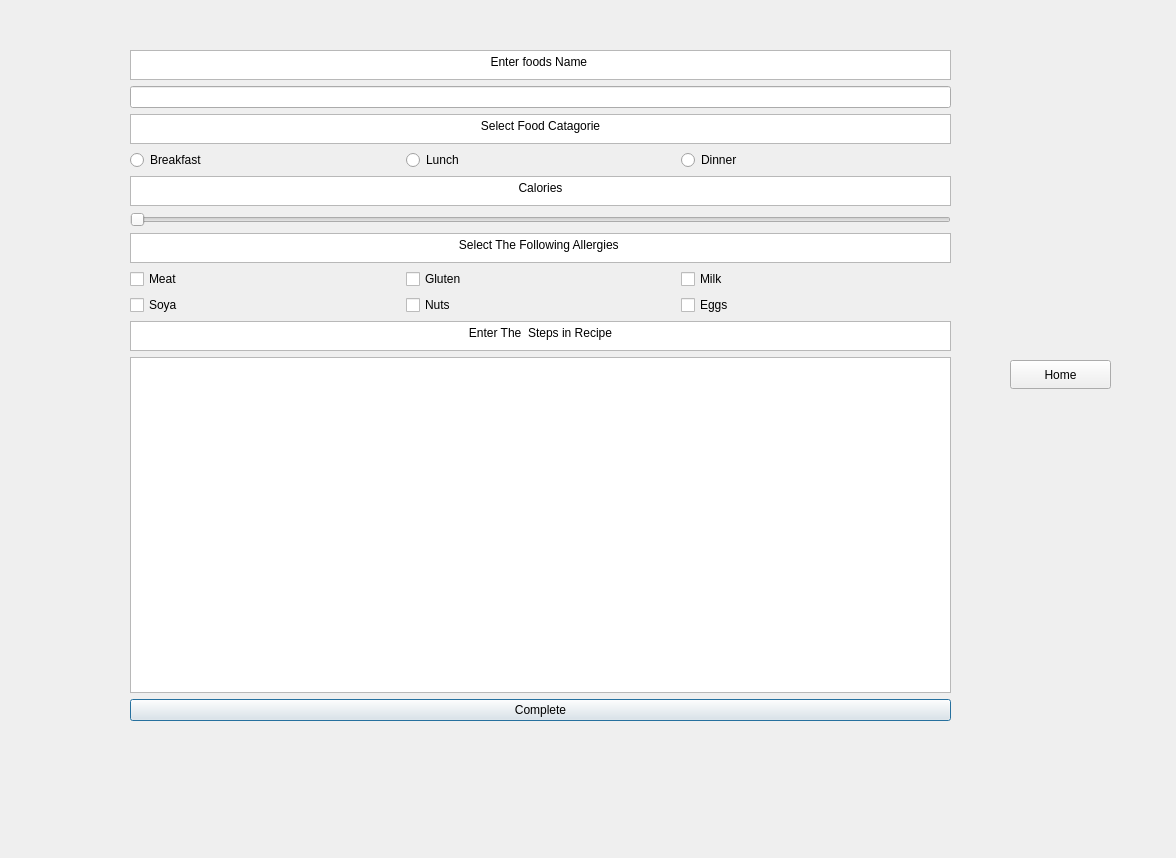
<?xml version="1.0" encoding="UTF-8"?>
<ui version="4.0">
 <class>recipeCreator</class>
 <widget class="QDialog" name="recipeCreator">
  <property name="geometry">
   <rect>
    <x>0</x>
    <y>0</y>
    <width>1176</width>
    <height>858</height>
   </rect>
  </property>
  <property name="windowTitle">
   <string>Dialog</string>
  </property>
  <widget class="QWidget" name="gridLayoutWidget">
   <property name="geometry">
    <rect>
     <x>130</x>
     <y>50</y>
     <width>821</width>
     <height>671</height>
    </rect>
   </property>
   <layout class="QGridLayout" name="gridLayout">
    <item row="0" column="1">
     <widget class="QTextBrowser" name="LABEL_EnterFoodName">
      <property name="maximumSize">
       <size>
        <width>16777215</width>
        <height>30</height>
       </size>
      </property>
      <property name="html">
       <string>&lt;!DOCTYPE HTML PUBLIC &quot;-//W3C//DTD HTML 4.0//EN&quot; &quot;http://www.w3.org/TR/REC-html40/strict.dtd&quot;&gt;
&lt;html&gt;&lt;head&gt;&lt;meta name=&quot;qrichtext&quot; content=&quot;1&quot; /&gt;&lt;meta charset=&quot;utf-8&quot; /&gt;&lt;style type=&quot;text/css&quot;&gt;
p, li { white-space: pre-wrap; }
hr { height: 1px; border-width: 0; }
li.unchecked::marker { content: &quot;\2610&quot;; }
li.checked::marker { content: &quot;\2612&quot;; }
&lt;/style&gt;&lt;/head&gt;&lt;body style=&quot; font-family:'Segoe UI'; font-size:9pt; font-weight:400; font-style:normal;&quot;&gt;
&lt;p align=&quot;center&quot; style=&quot; margin-top:0px; margin-bottom:0px; margin-left:0px; margin-right:0px; -qt-block-indent:0; text-indent:0px;&quot;&gt;Enter foods Name &lt;/p&gt;&lt;/body&gt;&lt;/html&gt;</string>
      </property>
     </widget>
    </item>
    <item row="3" column="1">
     <layout class="QHBoxLayout" name="horizontalLayout_3">
      <item>
       <widget class="QRadioButton" name="radioButton_Breakfast">
        <property name="text">
         <string>Breakfast</string>
        </property>
       </widget>
      </item>
      <item>
       <widget class="QRadioButton" name="radioButton_Lunch">
        <property name="text">
         <string>Lunch</string>
        </property>
       </widget>
      </item>
      <item>
       <widget class="QRadioButton" name="radioButton_Dinner">
        <property name="text">
         <string>Dinner</string>
        </property>
       </widget>
      </item>
     </layout>
    </item>
    <item row="4" column="1">
     <widget class="QTextBrowser" name="LABEL_Calores">
      <property name="minimumSize">
       <size>
        <width>679</width>
        <height>0</height>
       </size>
      </property>
      <property name="maximumSize">
       <size>
        <width>16777215</width>
        <height>30</height>
       </size>
      </property>
      <property name="html">
       <string>&lt;!DOCTYPE HTML PUBLIC &quot;-//W3C//DTD HTML 4.0//EN&quot; &quot;http://www.w3.org/TR/REC-html40/strict.dtd&quot;&gt;
&lt;html&gt;&lt;head&gt;&lt;meta name=&quot;qrichtext&quot; content=&quot;1&quot; /&gt;&lt;meta charset=&quot;utf-8&quot; /&gt;&lt;style type=&quot;text/css&quot;&gt;
p, li { white-space: pre-wrap; }
hr { height: 1px; border-width: 0; }
li.unchecked::marker { content: &quot;\2610&quot;; }
li.checked::marker { content: &quot;\2612&quot;; }
&lt;/style&gt;&lt;/head&gt;&lt;body style=&quot; font-family:'Segoe UI'; font-size:9pt; font-weight:400; font-style:normal;&quot;&gt;
&lt;p align=&quot;center&quot; style=&quot; margin-top:0px; margin-bottom:0px; margin-left:0px; margin-right:0px; -qt-block-indent:0; text-indent:0px;&quot;&gt;Calories&lt;/p&gt;&lt;/body&gt;&lt;/html&gt;</string>
      </property>
     </widget>
    </item>
    <item row="7" column="1">
     <layout class="QGridLayout" name="gridLayout_2">
      <item row="1" column="1">
       <widget class="QCheckBox" name="checkBox_Gluten">
        <property name="text">
         <string>Gluten</string>
        </property>
       </widget>
      </item>
      <item row="2" column="1">
       <widget class="QCheckBox" name="checkBox_Nuts">
        <property name="text">
         <string>Nuts</string>
        </property>
       </widget>
      </item>
      <item row="2" column="0">
       <widget class="QCheckBox" name="checkBox_Soya">
        <property name="text">
         <string>Soya</string>
        </property>
       </widget>
      </item>
      <item row="1" column="2">
       <widget class="QCheckBox" name="checkBox_Milk">
        <property name="text">
         <string>Milk</string>
        </property>
       </widget>
      </item>
      <item row="1" column="0">
       <widget class="QCheckBox" name="checkBox_Meat">
        <property name="text">
         <string>Meat</string>
        </property>
       </widget>
      </item>
      <item row="2" column="2">
       <widget class="QCheckBox" name="checkBox_Eggs">
        <property name="text">
         <string>Eggs</string>
        </property>
       </widget>
      </item>
     </layout>
    </item>
    <item row="8" column="1">
     <widget class="QTextBrowser" name="LABEL_Steps">
      <property name="maximumSize">
       <size>
        <width>16777215</width>
        <height>30</height>
       </size>
      </property>
      <property name="html">
       <string>&lt;!DOCTYPE HTML PUBLIC &quot;-//W3C//DTD HTML 4.0//EN&quot; &quot;http://www.w3.org/TR/REC-html40/strict.dtd&quot;&gt;
&lt;html&gt;&lt;head&gt;&lt;meta name=&quot;qrichtext&quot; content=&quot;1&quot; /&gt;&lt;meta charset=&quot;utf-8&quot; /&gt;&lt;style type=&quot;text/css&quot;&gt;
p, li { white-space: pre-wrap; }
hr { height: 1px; border-width: 0; }
li.unchecked::marker { content: &quot;\2610&quot;; }
li.checked::marker { content: &quot;\2612&quot;; }
&lt;/style&gt;&lt;/head&gt;&lt;body style=&quot; font-family:'Segoe UI'; font-size:9pt; font-weight:400; font-style:normal;&quot;&gt;
&lt;p align=&quot;center&quot; style=&quot; margin-top:0px; margin-bottom:0px; margin-left:0px; margin-right:0px; -qt-block-indent:0; text-indent:0px;&quot;&gt;Enter The  Steps in Recipe&lt;/p&gt;&lt;/body&gt;&lt;/html&gt;</string>
      </property>
     </widget>
    </item>
    <item row="6" column="1">
     <widget class="QTextBrowser" name="LABEL_Allergies">
      <property name="maximumSize">
       <size>
        <width>16777215</width>
        <height>30</height>
       </size>
      </property>
      <property name="html">
       <string>&lt;!DOCTYPE HTML PUBLIC &quot;-//W3C//DTD HTML 4.0//EN&quot; &quot;http://www.w3.org/TR/REC-html40/strict.dtd&quot;&gt;
&lt;html&gt;&lt;head&gt;&lt;meta name=&quot;qrichtext&quot; content=&quot;1&quot; /&gt;&lt;meta charset=&quot;utf-8&quot; /&gt;&lt;style type=&quot;text/css&quot;&gt;
p, li { white-space: pre-wrap; }
hr { height: 1px; border-width: 0; }
li.unchecked::marker { content: &quot;\2610&quot;; }
li.checked::marker { content: &quot;\2612&quot;; }
&lt;/style&gt;&lt;/head&gt;&lt;body style=&quot; font-family:'Segoe UI'; font-size:9pt; font-weight:400; font-style:normal;&quot;&gt;
&lt;p align=&quot;center&quot; style=&quot; margin-top:0px; margin-bottom:0px; margin-left:0px; margin-right:0px; -qt-block-indent:0; text-indent:0px;&quot;&gt;Select The Following Allergies &lt;/p&gt;&lt;/body&gt;&lt;/html&gt;</string>
      </property>
     </widget>
    </item>
    <item row="1" column="1">
     <widget class="QLineEdit" name="INPUT_EnterFoodName"/>
    </item>
    <item row="2" column="1">
     <widget class="QTextEdit" name="LABEL_SelectFoodCatagorie">
      <property name="maximumSize">
       <size>
        <width>16777215</width>
        <height>30</height>
       </size>
      </property>
      <property name="html">
       <string>&lt;!DOCTYPE HTML PUBLIC &quot;-//W3C//DTD HTML 4.0//EN&quot; &quot;http://www.w3.org/TR/REC-html40/strict.dtd&quot;&gt;
&lt;html&gt;&lt;head&gt;&lt;meta name=&quot;qrichtext&quot; content=&quot;1&quot; /&gt;&lt;meta charset=&quot;utf-8&quot; /&gt;&lt;style type=&quot;text/css&quot;&gt;
p, li { white-space: pre-wrap; }
hr { height: 1px; border-width: 0; }
li.unchecked::marker { content: &quot;\2610&quot;; }
li.checked::marker { content: &quot;\2612&quot;; }
&lt;/style&gt;&lt;/head&gt;&lt;body style=&quot; font-family:'Segoe UI'; font-size:9pt; font-weight:400; font-style:normal;&quot;&gt;
&lt;p align=&quot;center&quot; style=&quot; margin-top:0px; margin-bottom:0px; margin-left:0px; margin-right:0px; -qt-block-indent:0; text-indent:0px;&quot;&gt;Select Food Catagorie&lt;/p&gt;&lt;/body&gt;&lt;/html&gt;</string>
      </property>
     </widget>
    </item>
    <item row="5" column="1">
     <widget class="QSlider" name="horizontalSlider_Calories">
      <property name="orientation">
       <enum>Qt::Horizontal</enum>
      </property>
     </widget>
    </item>
    <item row="10" column="1">
     <widget class="QPushButton" name="pushButton_Finish">
      <property name="text">
       <string>Complete</string>
      </property>
     </widget>
    </item>
    <item row="9" column="1">
     <widget class="QPlainTextEdit" name="INPUT_Steps"/>
    </item>
   </layout>
  </widget>
  <widget class="QPushButton" name="pushButton_MainMenu">
   <property name="geometry">
    <rect>
     <x>1010</x>
     <y>360</y>
     <width>101</width>
     <height>29</height>
    </rect>
   </property>
   <property name="text">
    <string>Home</string>
   </property>
  </widget>
 </widget>
 <resources/>
 <connections/>
</ui>
